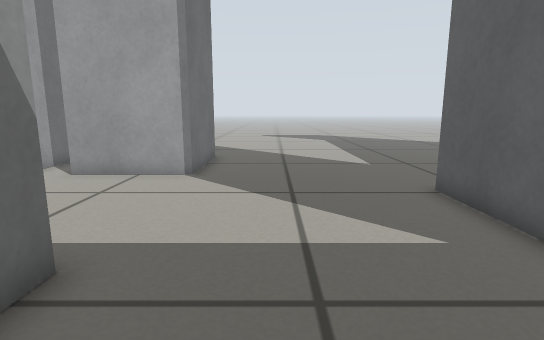
View 1 (above)

15 first-person views from a walk through a world built for the Gazebo simulator. The camera is 0.41 m above the floor, tilts 10° down and sees 80° across. The floor is counted in squares, 0.2 m on a side. Each view is taken from the middle of a square. On the plan, view 1 faces up. The plan holds only what a view shows up to about 18 squares ahead; the rest is blank. Robots are left out.

View 2
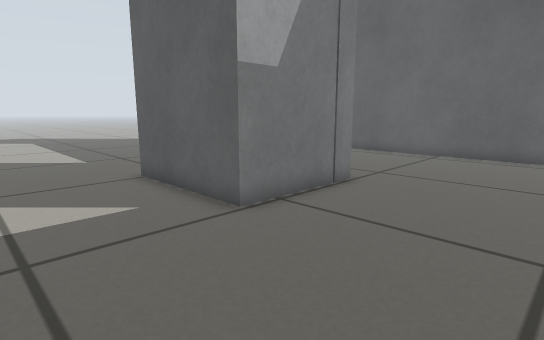

View 3
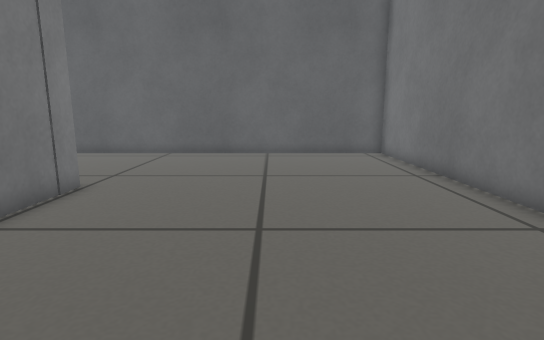

View 4
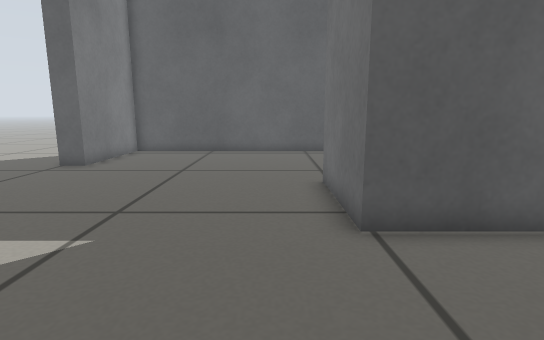

View 5
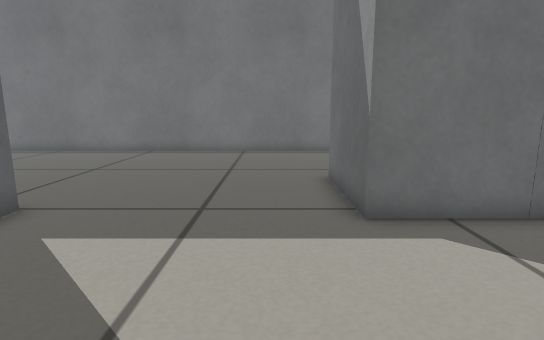

View 6
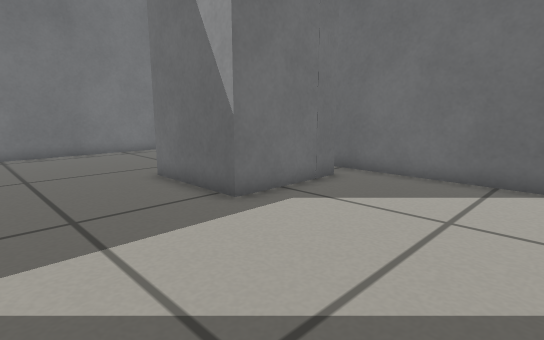

View 7
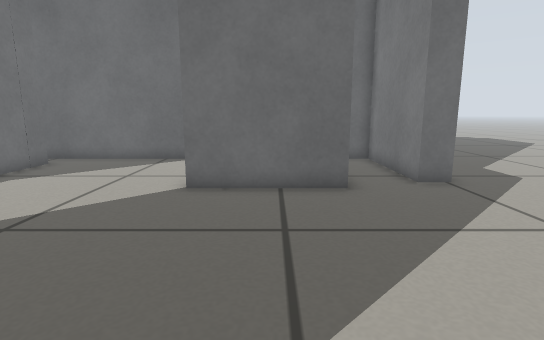

View 8
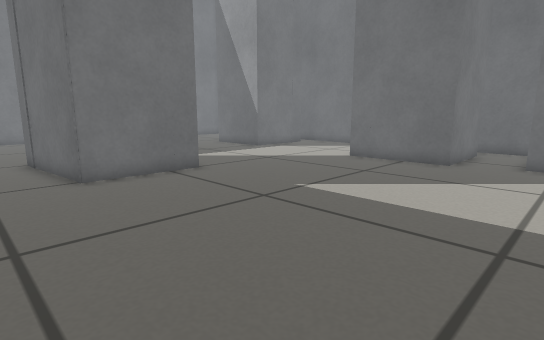

View 9
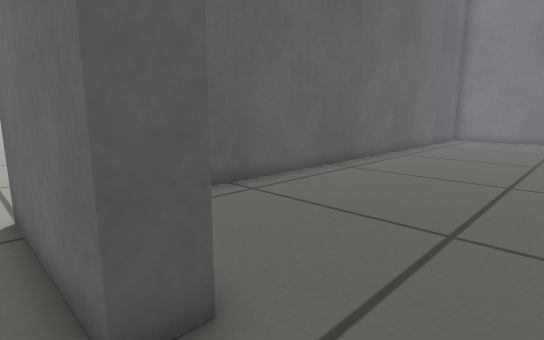

View 10
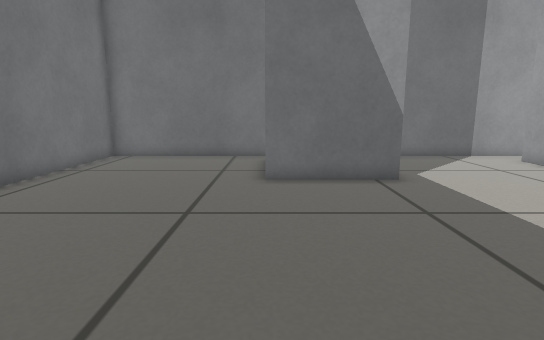

View 11
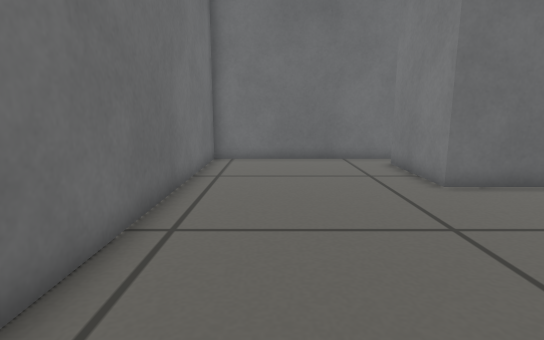

View 12
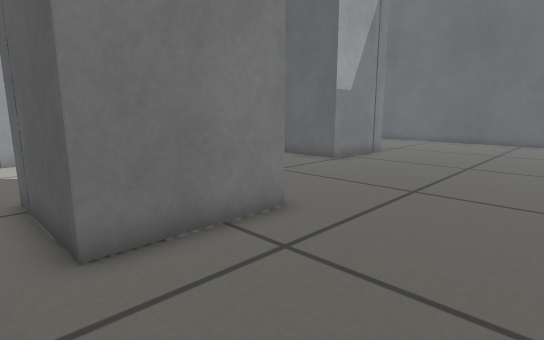

View 13
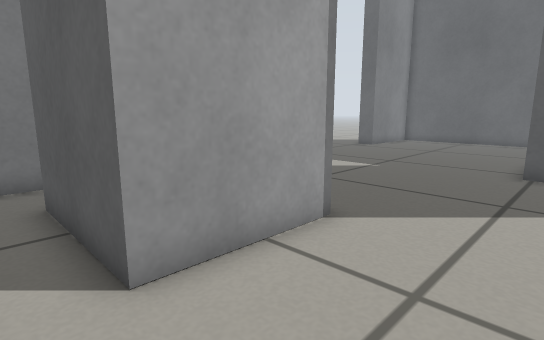

View 14
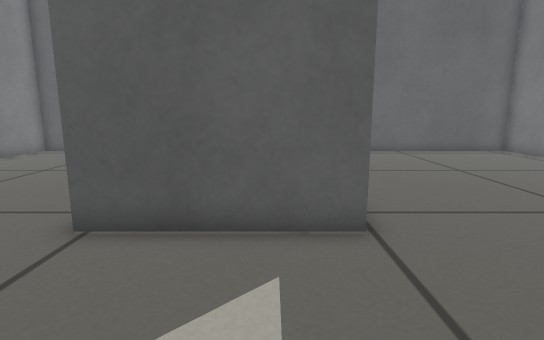

View 15
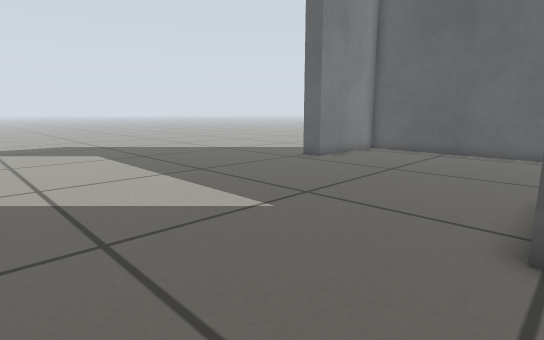

### Floor plan
Points are (right, up) in squares from view 1. A wall is a line through its corners. A room is listed if a view was taken in it or the views show most of it. See-through windows are left out.
Room 1 (views 1, 2, 3, 4, 5, 6, 7, 8, 9, 10, 11, 12, 13, 14, 15)
walls: (4.4, 3.4) (4.4, 8.5) (8.4, 8.5) (8.9, 3.4) (4.4, 3.4); (8.5, 3.4) (7.9, 3.3); (8.9, 4.4) (8.9, 3.9); (7.8, 8.5) (8.4, 8.5) (8.4, 8); (-2.8, 3.9) (-2.8, -0.2) (-6.9, -0.2) (-7, 3.9) (-2.8, 3.9); (-2.8, 10.6) (-6.7, 10.6) (-6.7, 15.1) (-2.8, 15.1) (-2.8, 10.6); (-8.5, 0.4) (-8.5, -7.6) (16.5, -7.6) (16.5, 17.3) (11.5, 17.3) (11.5, 18.3) (16.5, 18.3); (-3.5, 18.4) (-3.5, 17.3) (-8.5, 17.3) (-8.5, 2.9)
ways out: opening at (-4, 19)

Positions as (right, up) in squares from view 1, and headings:
1: (0, 0), facing up
2: (0, -2), facing up-right
3: (0, -2), facing right
4: (-1, 10), facing right
5: (-1, 10), facing down
6: (2, 10), facing down-left
7: (6, 13), facing left
8: (11, 19), facing down-left
9: (9, 19), facing down-right
10: (7, 0), facing left
11: (6, -5), facing left
12: (-8, -5), facing up-right
13: (-8, 7), facing up-right
14: (-1, 5), facing right
15: (-1, 8), facing up-right
